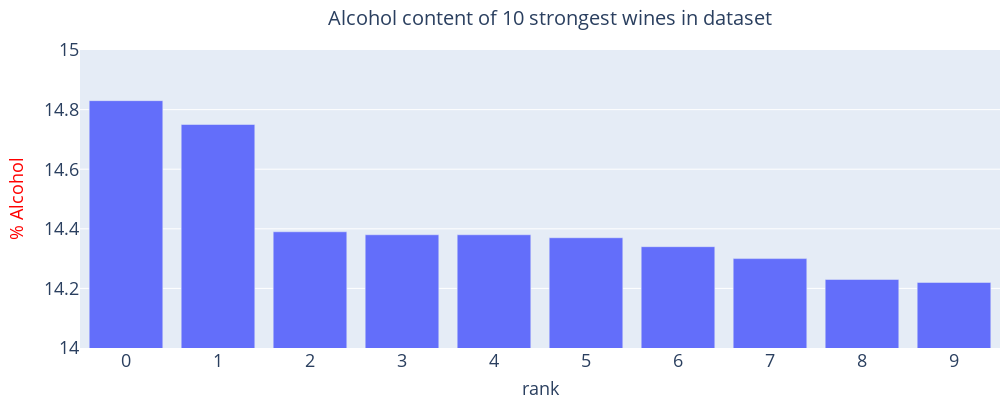

Write notebook code for a chart like this one.
### Markdown cell above
<hr style="border:2px solid black"> </hr>
<h3> 2.6 Further Figure customization </h3>

### Code cell
# Update layout
wine_layout = go.Layout(
    
    width=1000, height=400,
    font_size=10,
    title=dict(text='Alcohol content of 10 strongest wines in dataset', x=0.55,
               font_size=20),
#   margin=go.layout.Margin(l=80, r=0, b=0, t=50,),
    margin=dict(l=80, r=0, b=0, t=50,),
    
    xaxis=dict(
        title='rank', title_font=dict(size=18,),
        tickmode = 'linear', tick0 = 1, dtick = 1,
        tickfont=dict(size=18,),
    ),
    
    yaxis=dict(
        title=dict(
            text='% Alcohol', font=dict(size=18, color='red')
        ),
        range=[14, 15],
        tickfont=dict(size=18,),
    )
)

_ = wine_fig.update_layout(wine_layout)

print(wine_layout)

wine_fig.show()

### Figure 1 — Plotly figure (JSON) as saved in the notebook; plotly's stock layout.template omitted (floating-point values rounded to 4 significant figures)
{"data": [{"type": "bar", "y": [14.83, 14.75, 14.39, 14.38, 14.38, 14.37, 14.34, 14.3, 14.23, 14.22]}], "layout": {"font": {"size": 10}, "height": 400, "margin": {"b": 0, "l": 80, "r": 0, "t": 50}, "title": {"font": {"size": 20}, "text": "Alcohol content of 10 strongest wines in dataset", "x": 0.55}, "width": 1000, "xaxis": {"autorange": true, "dtick": 1, "range": [-0.5, 9.5], "tick0": 1, "tickfont": {"size": 18}, "tickmode": "linear", "title": {"font": {"size": 18}, "text": "rank"}}, "yaxis": {"range": [14, 15], "tickfont": {"size": 18}, "title": {"font": {"color": "red", "size": 18}, "text": "% Alcohol"}, "type": "linear"}}}
